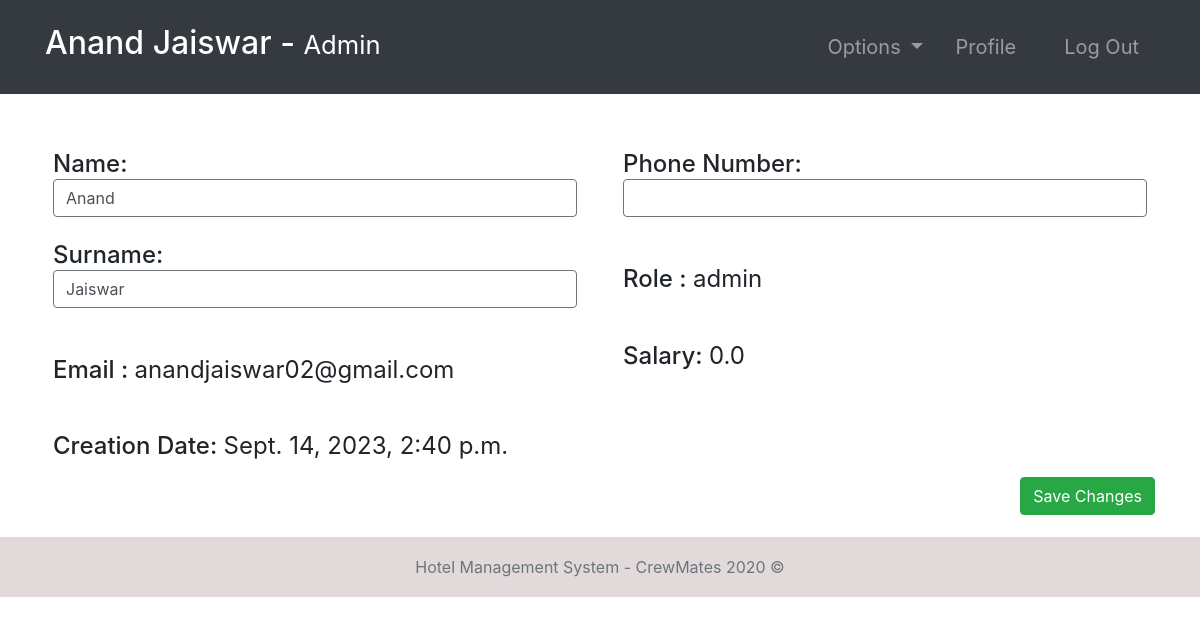
The app's page /employee-profile/1/ (signed in) with its own data.
### accounts/models.py (models this page shows, shortened)
class Employee(models.Model):
    user = models.OneToOneField(User, null=True, on_delete=models.CASCADE)
    phoneNumber = PhoneNumberField(unique=True)
    salary = models.FloatField()

### accounts/views.py (the view, shortened to what this page needs)
# urls.py: path('employee-profile/<str:pk>/', employee_details, name="employee-profile"),
@login_required(login_url='login')
def employee_details(request, pk):
    role = str(request.user.groups.all()[0])
    path = role + "/"
    tempUser = User.objects.get(id=pk)
    employee = Employee.objects.get(user=tempUser)
    tasks = Task.objects.filter(employee=employee)
    context = {
        "role": role,
        "employee": employee,
        "tasks": tasks
    }
    return render(request, path + "employee-profile.html", context)

### Templates/admin/employee-profile.html
{% extends '../index.html' %}
{% block context %}
{% include '../common_pages/employee-profile.html' %}
{% endblock %}

### Templates/incs/nav.html (shortened to what this page needs)
<nav class="navbar navbar-dark bg-dark navbar-expand-lg py-3 " role="navigation">
    <div class="container">
        <a href="" class="navbar-brand">
            <h2 class="text-capitalize">
                {{ request.user.first_name }} {{ request.user.last_name }} -
                <small>
                    {{ role }}
                </small>
            </h2>
        </a>
        <div class="collapse navbar-collapse" id="navbarTags">
            <ul class="navbar-nav ml-auto">
                <li class="nav-item dropdown p-2">
                    <a class="nav-link dropdown-toggle" href="#" id="navbarDropdown" role="button"
                        data-toggle="dropdown" aria-haspopup="true" aria-expanded="false">
                        Options
                    </a>
                </li>
                <li class="nav-item mr-3 p-2">
                    {% if role == 'staff' or role == 'receptionist' or role == 'admin' or role == 'manager' %}
                    <a href="{% url 'employee-profile' user.id %}" class="nav-link">Profile</a>
                    {% endif %}
                </li>
                <li class="nav-item p-2 ">
                    <a href="{% url 'logout' %}" class="nav-link">Log Out</a>
                </li>
            </ul>
        </div>
    </div>
</nav>

### Templates/common_pages/employee-profile.html (shortened to what this page needs)
<div class="container">
    <form action="" method="POST">
        <div class="row mt-5 clearfix">
            <div class="col-6">
                <div class="p-2 h4">
                    <span>Name:</span>
                    {% if employee.user.id != request.user.id %}
                    <span class="font-weight-normal">{{employee.user.first_name}} </span>
                    {% else %}
                    <input type="text" class="form-control border border-secondary" id="id_first_name"
                        value="{{employee.user.first_name}}" name="first_name">
                    {% endif %}
                </div>
                <div class="p-2 h4">
                    <span>Surname:</span>
                    {% if employee.user.id != request.user.id %}
                    <span class="font-weight-normal"> {{employee.user.last_name}}</span>
                    {% else %}
                    <input type="text" class="form-control border border-secondary" id="id_last_name"
                        value="{{employee.user.last_name}}" name="last_name">
                    {% endif %}
                </div>
                <br>
                <div class="p-2 h4">
                    <span>Email :</span>
                    <span class="font-weight-normal">{{employee.user.email}}</span>
                </div>
                <br>
                <div class="p-2 h4">
                    <span>Creation Date:</span>
                    <span class="font-weight-normal">{{employee.user.date_joined}}</span>
                </div>
            </div>
            <div class="col-6">
                <div class="p-2 h4">
                    <span>Phone Number: </span>
                    {% if employee.user.id != request.user.id %}
                    <span class="font-weight-normal">{{employee.phoneNumber}}</span>
                    {% else %}
                    <input type="text" class="form-control border border-secondary" id="id_phoneNumber"
                        value="{{employee.phoneNumber}}" name="phoneNumber">
                    {% endif %}
                </div>
                <br>
                <div class="p-2 h4">
                    <span>Role :</span>
                    <span class="font-weight-normal">{{employee.user.groups.first}}</span>
                </div>
                <br>
                <div class="p-2 h4">
                    <span>Salary:</span>
                    <span class="font-weight-normal">{{employee.salary}}</span>
                </div>
            </div>
        </div>
        {% if employee.user.id == request.user.id %}
        <button type="submit" name="submit" class="btn btn-success float-right">Save Changes</button>
        {% endif %}
        <br>
    </form>
    <br>
</div>

### static/css/main.css (style rules this page uses)
* { margin: 0; padding: 0; -webkit-font-smoothing: antialiased; }
.clearfix { overflow: auto; }
body { position: relative; }
nav .nav-item { font-size: 20px; }

### records on screen
Employee: first_name "Anand", last_name "Jaiswar", user.email "anandjaiswar02@gmail.com", user.date_joined "Sept. 14, 2023, 2:40 p.m.", user.groups.first "admin", salary "0.0"

### other values on screen
{{ request.user.first_name }} "Anand"
{{ request.user.last_name }} "Jaiswar"
{{ role }} "Admin"
